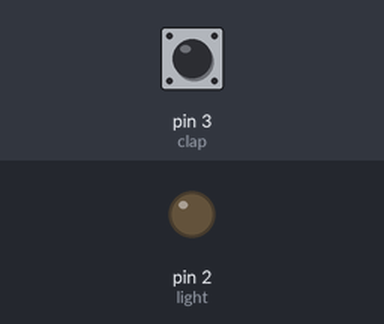
The sketch below on a simulated Arduino Uno, built with avr-gcc and run on an emulated ATmega328P. Shown: output pins drawn as LEDs (lit = HIGH). Inputs (shaded band) come from the test bench; at power-on: pin 3 (clap) LOW.

Above: at 1.2 s.
1.3 s: pin 3 (clap) driven HIGH
At 2.1 s:
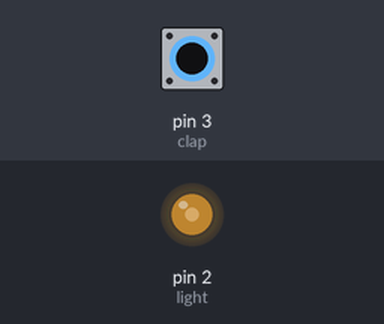
2.8 s: pin 3 (clap) driven LOW
At 3.3 s:
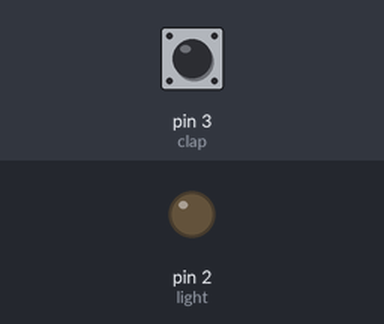
4.3 s: pin 3 (clap) pulsed HIGH 2 times (0.12 s each, 0.3 s apart)
At 4.55 s:
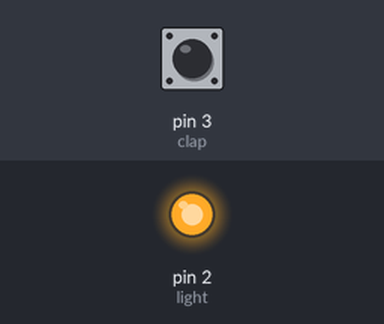
Timing chart, 0 to 7.3 s (numbered marks = the images above; inputs shaded):
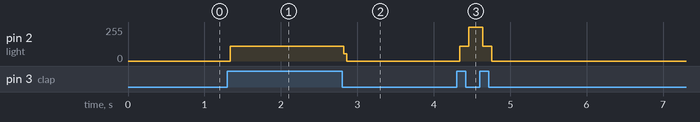

The sketch:

IPC015.ino
```cpp
#define light 2
#define clap 3

int data = 0;
int stateOfL = 0;

void setup(){
  pinMode(light,OUTPUT);
  pinMode(clap,INPUT);
}

void loop(){
  data = digitalRead(clap);
  if(data){
    stateOfL = 1;
  }
  if(stateOfL==1){
    while(1==1){
      digitalWrite(light,1);
      if(digitalRead(clap)){
        stateOfL = 0;
        break;
      }
    }
  }
  if(stateOfL==0){
    digitalWrite(light,0);
  }
}
```

Measured:
- after the input at 1.3 s, pin 2 (light): 0/255 → 112/255 at once
- after the input at 2.8 s, pin 2 (light): 112/255 → 0/255 at once
- after the input at 4.3 s, pin 2 (light): 0/255 → 112/255 at once, → 255/255 0.12 s later, → 112/255 0.18 s later, → 0/255 0.12 s later
